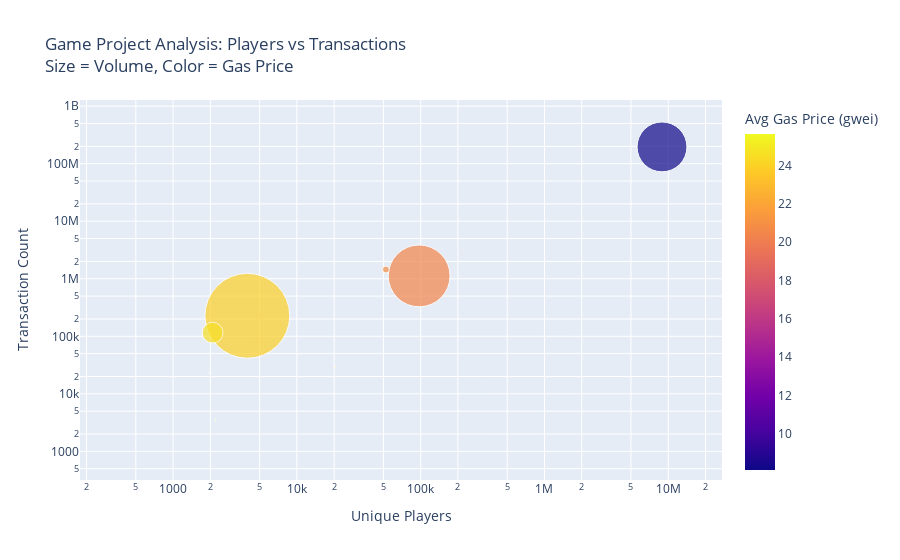

Notebook cell for this chart:
### Code cell
fig = px.scatter(
    overall_df,
    x='unique_players',
    y='transaction_count',
    size='total_volume_ron_sent_to_game',
    color='avg_gas_price_in_gwei',
    hover_name='game_project',
    title='Game Project Analysis: Players vs Transactions<br>Size = Volume, Color = Gas Price',
    labels={
        'unique_players': 'Unique Players',
        'transaction_count': 'Transaction Count',
        'total_volume_ron_sent_to_game': 'Total Volume (RON)',
        'avg_gas_price_in_gwei': 'Avg Gas Price (gwei)'
    },
    log_x=True,  # Log scale for better visualization
    log_y=True,
    size_max=60  # Maximum bubble size
)

fig.update_traces(
    hovertemplate='<b>%{hovertext}</b><br>' +
                  'Players: %{x:,.0f}<br>' +
                  'Transactions: %{y:,.0f}<br>' +
                  'Volume: %{marker.size:,.0f} RON<br>' +
                  'Gas Price: %{marker.color:.1f} gwei'
)

fig.update_layout(
    xaxis_title="Unique Players",
    yaxis_title="Transaction Count"
)
fig.show()

### Figure 1 — Plotly figure (JSON) as saved in the notebook; plotly's stock layout.template omitted (floating-point values rounded to 4 significant figures)
{"data": [{"hovertemplate": "<b>%{hovertext}</b><br>Players: %{x:,.0f}<br>Transactions: %{y:,.0f}<br>Volume: %{marker.size:,.0f} RON<br>Gas Price: %{marker.color:.1f} gwei", "hovertext": ["Pixels", "Axie Infinity", "Lumiterra", "Wild Forest", "The Machines Arena", "Apeiron", "Ragnarok: Monster World", "Fableborne", "Kongz", "Pixel HeroZ", "Fishing Frenzy", "Ronkeverse", "Moki Genesis", "Sabong Saga", "Kaidro", "Cambria", "Mark of the Zeal", "KttyWorld", "Planet Horse", "Kojin Genesis"], "legendgroup": "", "marker": {"color": [24.97, 8.117, 18.42, 19.92, 20.39, 19.97, 19.56, 20.0, 20.43, 20.9, 21.55, 23.46, 20.53, 23.66, 25.34, 23.88, 25.64, 24.57, 25.43, 21.08], "coloraxis": "coloraxis", "size": [167.0, 166000.0, 1.861, 0.0101, 0.0, 0.0, 58.26, 0.0, 255200.0, 3211.0, 1.107, 192.0, 0.0, 50.4, 0.0, 480300.0, 150.0, 28910.0, 75.0, 0.0], "sizemode": "area", "sizeref": 133.4, "symbol": "circle"}, "mode": "markers", "name": "", "orientation": "v", "showlegend": false, "type": "scatter", "x": [10854426, 8906386, 2341586, 888989, 385843, 305385, 222784, 110278, 97199, 52392, 44681, 20307, 15023, 10248, 6247, 3978, 2200, 2086, 1964, 340], "xaxis": "x", "y": [235050080, 196002030, 40418260, 24330680, 31467628, 33975681, 3279853, 7062393, 1121243, 1447412, 1565021, 29473, 29332, 48576, 9447614, 227193, 3428, 115311, 23046, 767], "yaxis": "y"}], "layout": {"coloraxis": {"colorbar": {"title": {"text": "Avg Gas Price (gwei)"}}, "colorscale": [[0, "#0d0887"], [0.1111, "#46039f"], [0.2222, "#7201a8"], [0.3333, "#9c179e"], [0.4444, "#bd3786"], [0.5556, "#d8576b"], [0.6667, "#ed7953"], [0.7778, "#fb9f3a"], [0.8889, "#fdca26"], [1, "#f0f921"]]}, "legend": {"itemsizing": "constant", "tracegroupgap": 0}, "title": {"text": "Game Project Analysis: Players vs Transactions<br>Size = Volume, Color = Gas Price"}, "xaxis": {"anchor": "y", "domain": [0, 1], "title": {"text": "Unique Players"}, "type": "log"}, "yaxis": {"anchor": "x", "domain": [0, 1], "title": {"text": "Transaction Count"}, "type": "log"}}}
